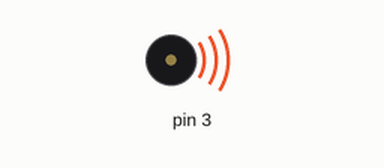
Recording of a sketch running on a simulated Arduino Uno, built with avr-gcc and run on an emulated ATmega328P. Parts: buzzer (waves = sounding).

Above: at 0.15 s.
At 5.25 s:
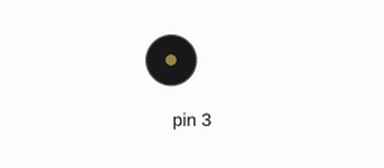
Timing chart, 0 to 5.5 s (numbered marks = the images above):
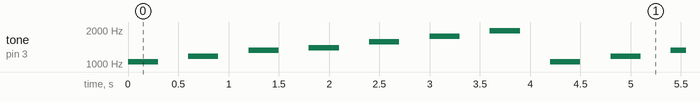

The sketch:

Buzzer.ino
```cpp
float tonelist[7]={1046.5,1174.7,1318.5,1396.9,1568,1760,1975.5};

void setup(){
  pinMode(3, OUTPUT);
}

void loop(){
  for (int i = 0; i <= 6; i = i + 1) {
    tone(3,tonelist[i]);
    delay(300);
    noTone(3);
    delay(300);
  }

}
```

Measured:
- by itself, tone on pin 3: repeats every 4.2 s: silent 0.30 s, 1174 Hz 0.30 s, silent 0.30 s, 1318 Hz 0.30 s, silent 0.30 s, 1396 Hz 0.30 s, silent 0.30 s, 1568 Hz 0.30 s, silent 0.30 s, 1760 Hz 0.30 s, silent 0.30 s, 1975 Hz 0.30 s, silent 0.30 s, 1046 Hz 0.30 s
